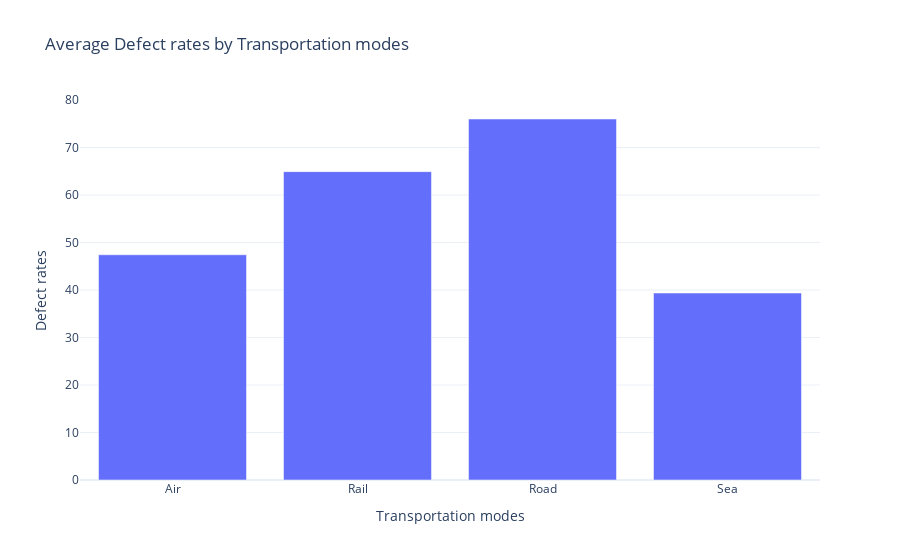

The code cell stored with this chart in its notebook:
### Code cell
fig = px.bar(df_3,
      x = 'Transportation modes',
      y = 'Defect rates',
      title = 'Average Defect rates by Transportation modes')
fig.show()

### Figure 1 — Plotly figure (JSON) as saved in the notebook; plotly's stock layout.template omitted (floating-point values rounded to 4 significant figures)
{"data": [{"hovertemplate": "Transportation modes=%{x}<br>Defect rates=%{y}<extra></extra>", "legendgroup": "", "marker": {"color": "#636efa", "pattern": {"shape": ""}}, "name": "", "orientation": "v", "showlegend": false, "textposition": "auto", "type": "bar", "x": ["Air", "Rail", "Road", "Sea"], "xaxis": "x", "y": [47.42, 64.93, 76.01, 39.36], "yaxis": "y"}], "layout": {"barmode": "relative", "legend": {"tracegroupgap": 0}, "title": {"text": "Average Defect rates by Transportation modes"}, "xaxis": {"anchor": "y", "domain": [0, 1], "title": {"text": "Transportation modes"}}, "yaxis": {"anchor": "x", "domain": [0, 1], "title": {"text": "Defect rates"}}}}
